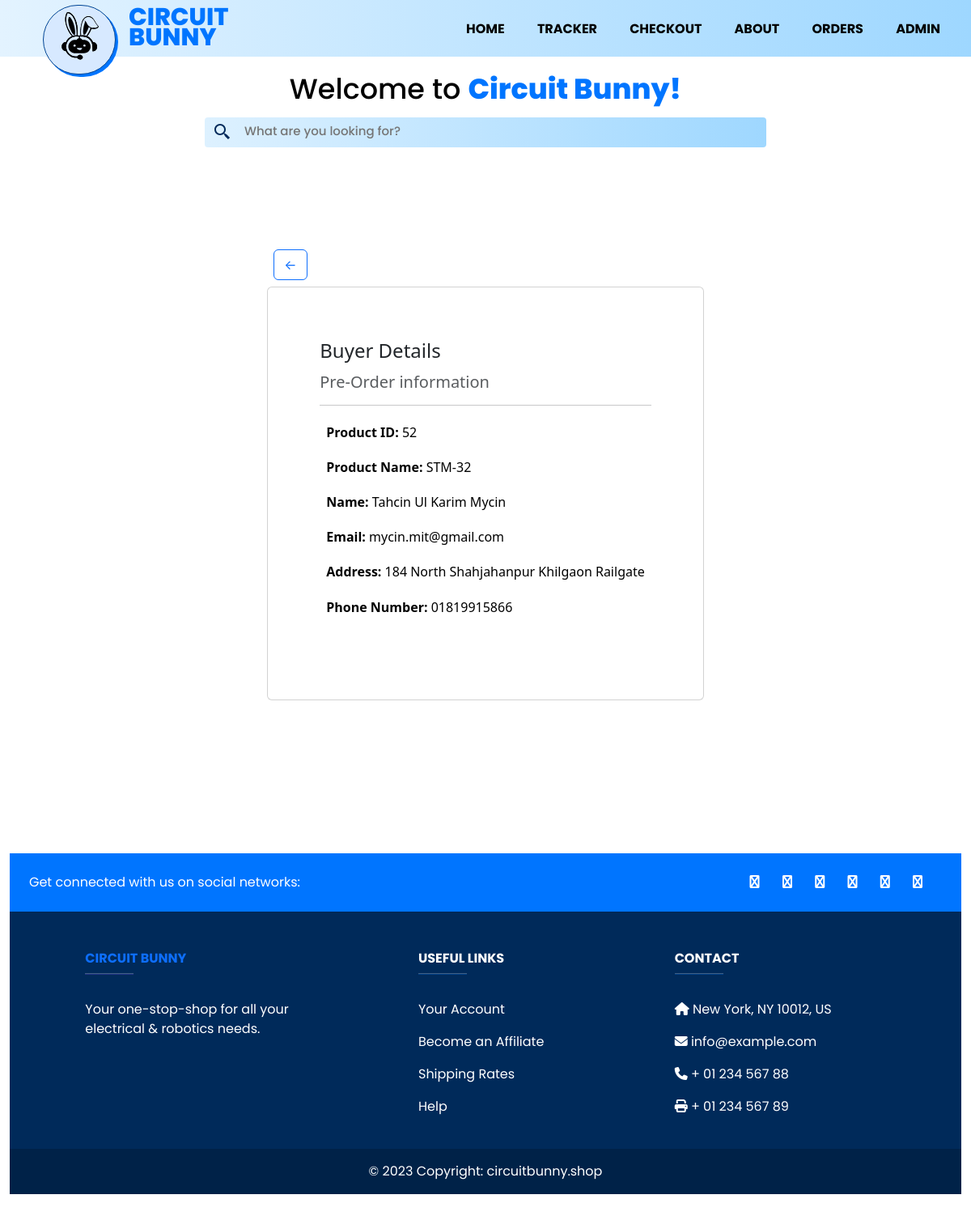
Page /preorders/52 (signed in) on the committed database.
### shop/models.py (models this page shows, shortened)
class Preorder(models.Model):
    id = models.AutoField(primary_key=True)
    Name = models.CharField(max_length=250)
    Full_name = models.CharField(max_length=250)
    Address = models.CharField(max_length=250)
    Email = models.EmailField(max_length=254)
    Phone_number = models.CharField(max_length=15)

### shop/views.py (the view)
# urls.py: path("preorders/<int:id>", views.preorderdetails, name="preorderdetails"),
def preorderdetails(request, id):
    if request.user.is_authenticated and request.user.is_staff:
        item = get_object_or_404(Preorder, id=id)
        form, query, products = formEvent(request)
        context = {
            "id": id,
            "item": item,
            "form": form,
            "query": query,
            "products": products
        }
        return render(request, "adminpreorders.html", context)
    else:
        return HttpResponse('You don\'t the permission to access this page <a href="/admin" target="_blank">Sign in</a>')

### shop/form.py
class SearchForm(forms.Form):
    query = forms.CharField(label="", max_length=255, required=False, widget=forms.TextInput(attrs={'placeholder': 'What are you looking for?', 'class': "search_box_text"}, ))

### shop/form.py (called while the page is built)
def formEvent(request):
    form = SearchForm(request.GET)
    query = request.GET.get('query', '')
    if query:
        products = Item.objects.filter(Title__icontains=query)
    else:
        products = Item.objects.all()
    return form, query, products

### shop/templates/adminpreorders.html (shortened to what this page needs)
{% extends "base.html" %}
{% block content %}
    <div class="container d-flex align-items-center justify-content-center vh-100">
      <div class="pb-lg-5 " >
        <a href="javascript:history.go(-1)" class="btn btn-outline-primary m-2">←</a>
        <div class="card" style="width: absolute;">
          <div class="card-body pb-lg-5 m-lg-5">
                  <h4 class="card-title pb-2">Buyer Details</h4>
                  <h5 class="card-subtitle mb-2 text-body-secondary ">Pre-Order information</h5>
                  <hr>
                  <h6 class="card-text p-2 text-black"><b>Product ID:</b> {{item.id}}</h6>
                  <h6 class="card-text p-2 text-black"><b>Product Name:</b> {{item.Name}}</h6>
                  <h6 class="card-text p-2 text-black"><b>Name:</b> {{item.Full_name}}</h6>
                  <h6 class="card-text p-2 text-black"><b>Email:</b> {{item.Email}}</h6>
                  <h6 class="card-text p-2 text-black"><b>Address:</b> {{item.Address}}</h6>
                  <h6 class="card-text p-2 text-black"><b>Phone Number:</b> {{item.Phone_number}}</h6>
                </div>
              </div>
        </div>
      </div>
      {% endblock content %}

### shop/static/css/base.css (style rules this page uses)
* { margin: 0; padding: 0; text-decoration: none; list-style: none; box-sizing: border-box; }
body { font-family: 'Poppins', sans-serif; }
.container { width: 100%; height: auto; }
.search_box_text input { color: #4E8ED9; font-family: 'Poppins'; font-size: 15px; font-style: normal; font-weight: 500; line-height: 84.75%; height: 2rem; outline: none; color: black; margin-left: 15px; background: transparent; border-style: none; width: 40vw; }
a:link { text-decoration: none; }

### rows in the picture
Preorder: id "52", Name "STM-32", Full_name "Tahcin Ul Karim Mycin", Email "mycin.mit@gmail.com", Address "184 North Shahjahanpur Khilgaon Railgate", Phone_number "01819915866"
